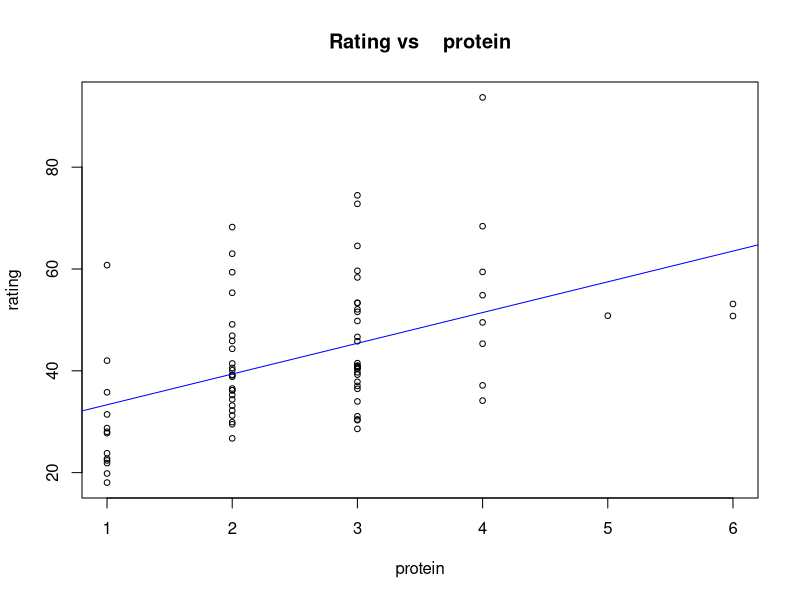
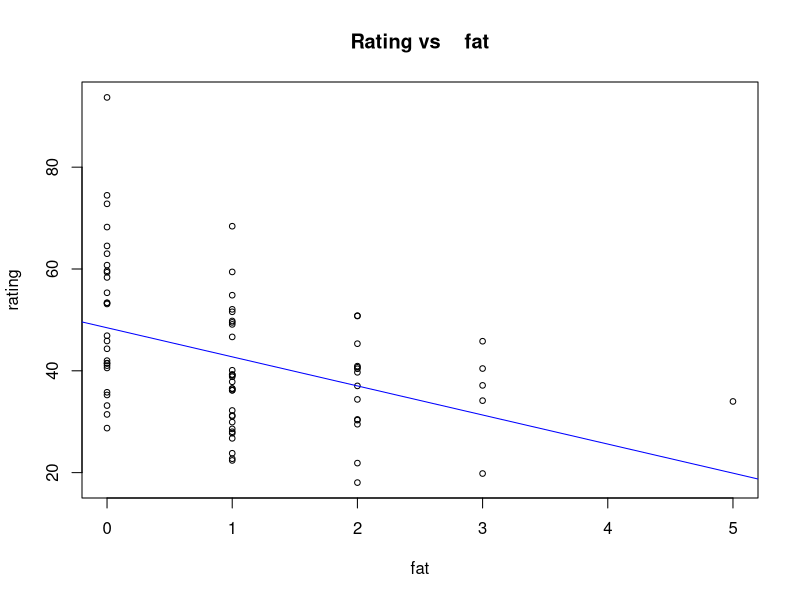
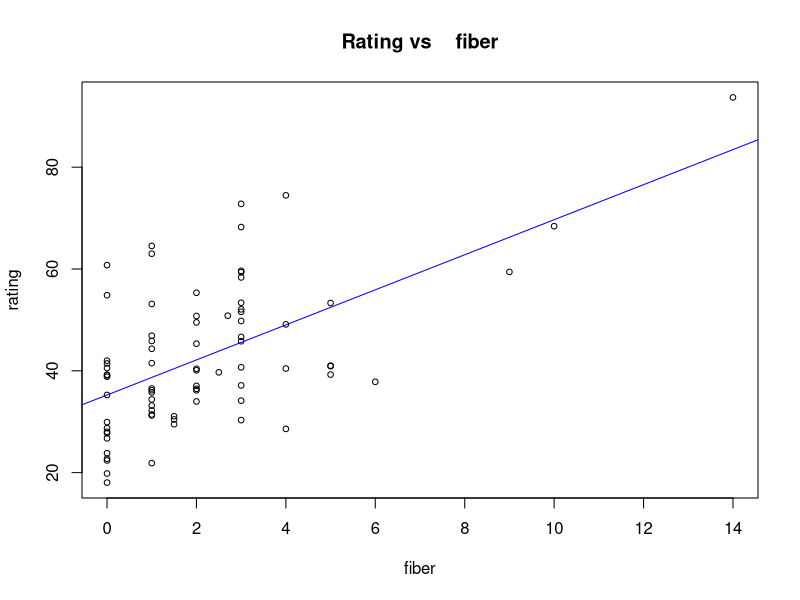
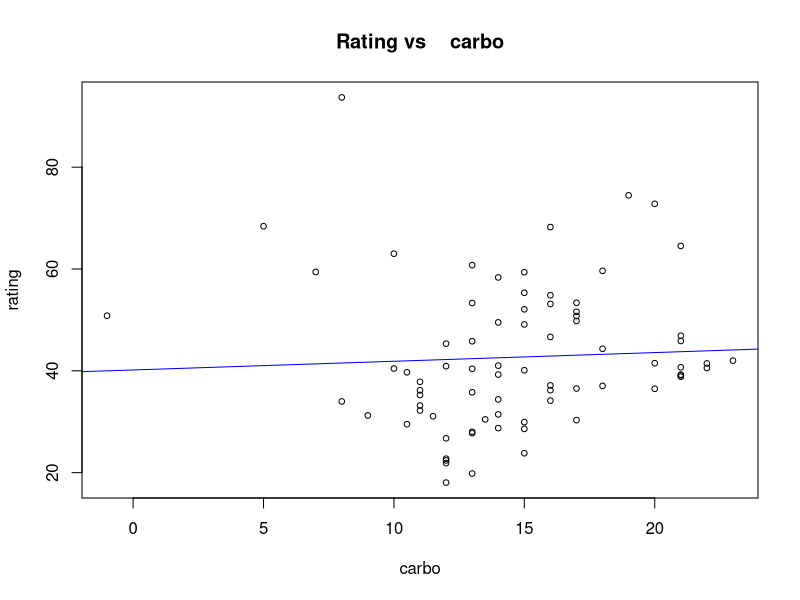
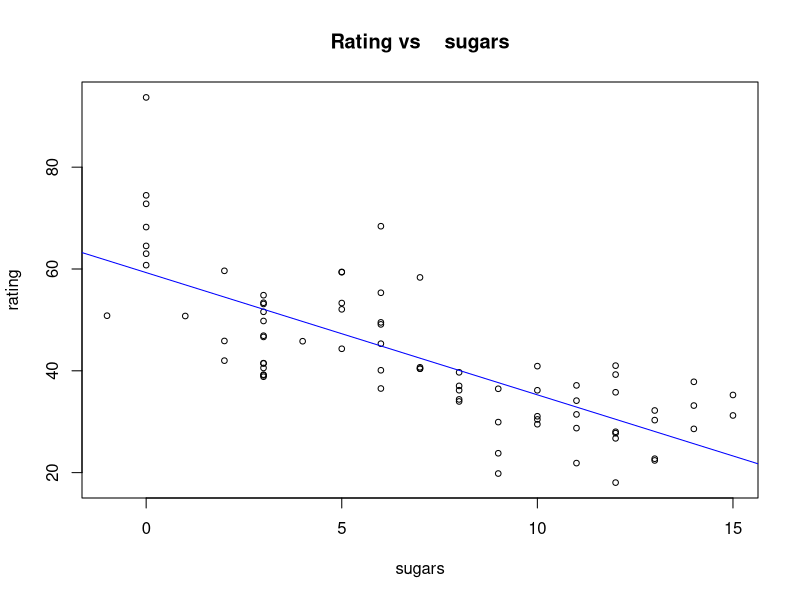
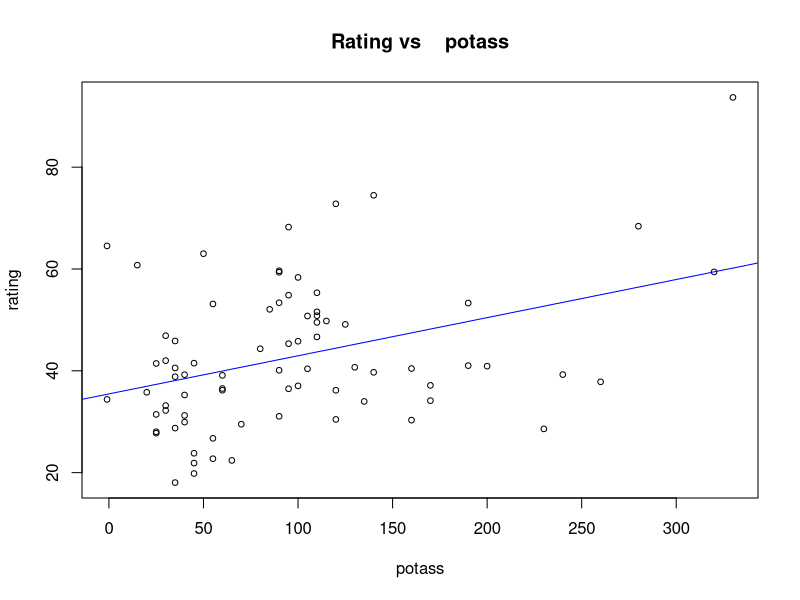
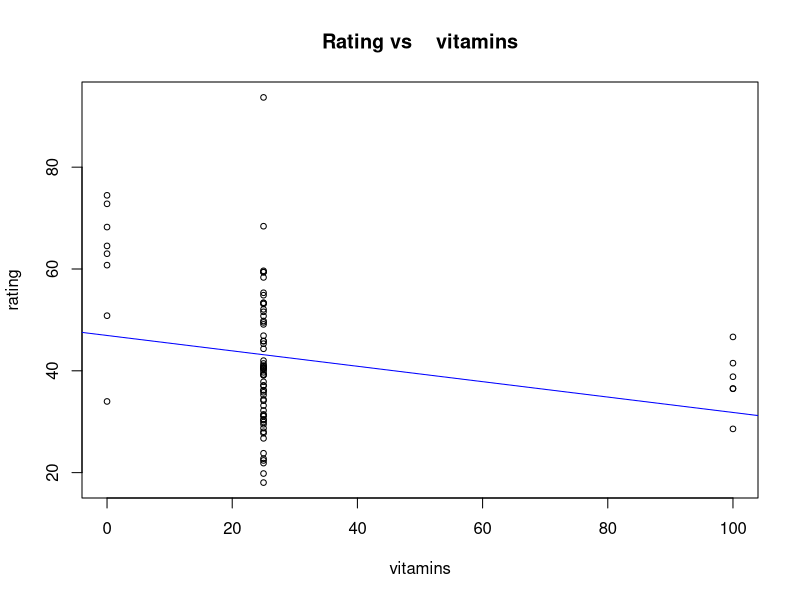
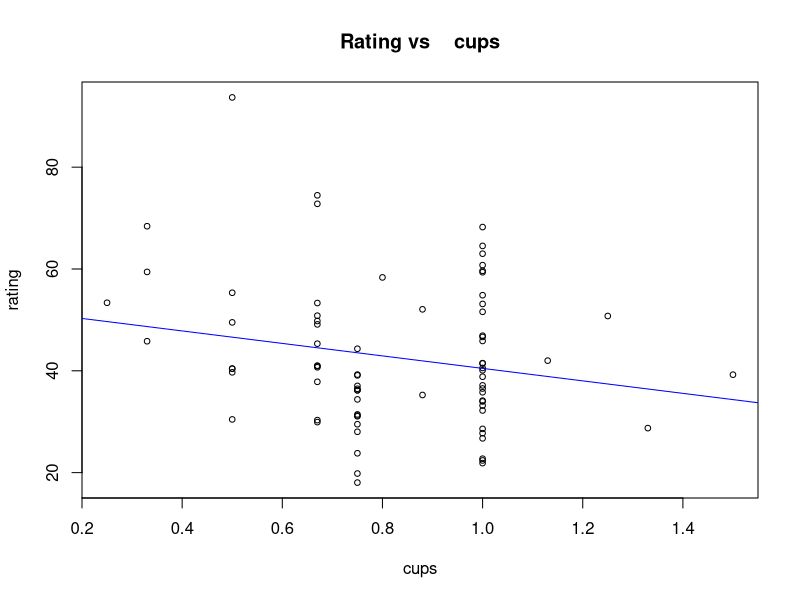

Here is the R script that generated these plots, in order:
## ---- chunk 1
knitr::opts_chunk$set(echo = TRUE)
library(glue)
## ---- chunk 2
Cereal <- read.table("cereal.txt",header=T)
str(Cereal)
## ---- chunk 3
model <- lm(rating~protein+fat+fiber+carbo+sugars+potass+vitamins+cups, data= Cereal)
summary(model)
## ---- chunk 4
variables <- c("protein","fat","fiber","carbo","sugars","potass","vitamins","cups")
for(x in variables) {
  plot(rating~Cereal[,x], data=Cereal, main=glue("Rating vs    {x}"), xlab=x, cex=0.75)
  abline(lm(rating~Cereal[,x], data=Cereal), col="Blue")
}
for(x in variables) {
  hist(Cereal[,x], main=glue("{x}"))
}
r1 <- rstandard(model)
observation <- 1
for(x in r1) {
  if(abs(x)>3 || abs(x)==3){
    print(glue("Observation number {observation} is an outlier with a standardized residual value {x}"))
  }
  observation <- observation + 1
}
## ---- chunk 5
model <- lm(rating~protein+fat+fiber+carbo+sugars+potass+vitamins+cups, data= Cereal)
summary(model)
## ---- chunk 6
p_values <- summary(model)$coefficients[, 4]
significant_predictors <- names(p_values)[p_values < 0.01]
significant_predictors
## ---- chunk 7
R2 <- summary(model)$r.squared
R2
## ---- chunk 8
anova_test <- anova(lm(rating~1, data=Cereal), model)
pval <- pf(anova_test$F[2], anova_test$Df[2], anova_test$Res.Df[2], lower.tail=FALSE)
pval
## ---- chunk 9
new_model <- lm(rating~protein+fat+fiber+sugars+potass+vitamins+cups, data=Cereal)
anova_test2 <- anova(new_model, model)
pval2 <- pf(anova_test2$F[2], anova_test2$Df[2], anova_test2$Res.Df[2], lower.tail=FALSE)
pval2
summary(model)$coefficients[5,4]
## ---- chunk 10
new_model2 <- lm(rating~protein+fat+fiber+carbo+sugars+cups, data=Cereal)
anova_test3 <- anova(new_model2, model)
pval3 <- pf(anova_test3$F[2], anova_test3$Df[2], anova_test3$Res.Df[2], lower.tail=FALSE)
pval3
## ---- chunk 11
confint(model, level=0.99)[2,]
tval <- qt(1-.005,68)
CI <- c(summary(model)$coefficients[2,1]-tval*summary(model)$coefficients[2,2],summary(model)$coefficients[2,1]+tval*summary(model)$coefficients[2,2])
CI
## ---- chunk 12
x0 <- data.frame(protein=3,fat=5,fiber=2,carbo=13,sugars=6,potass=60,vitamins=25,cups=0.8)
predict(model, newdata=x0)
## ---- chunk 13
predict(model, newdata=x0, interval="prediction", level=0.95)
